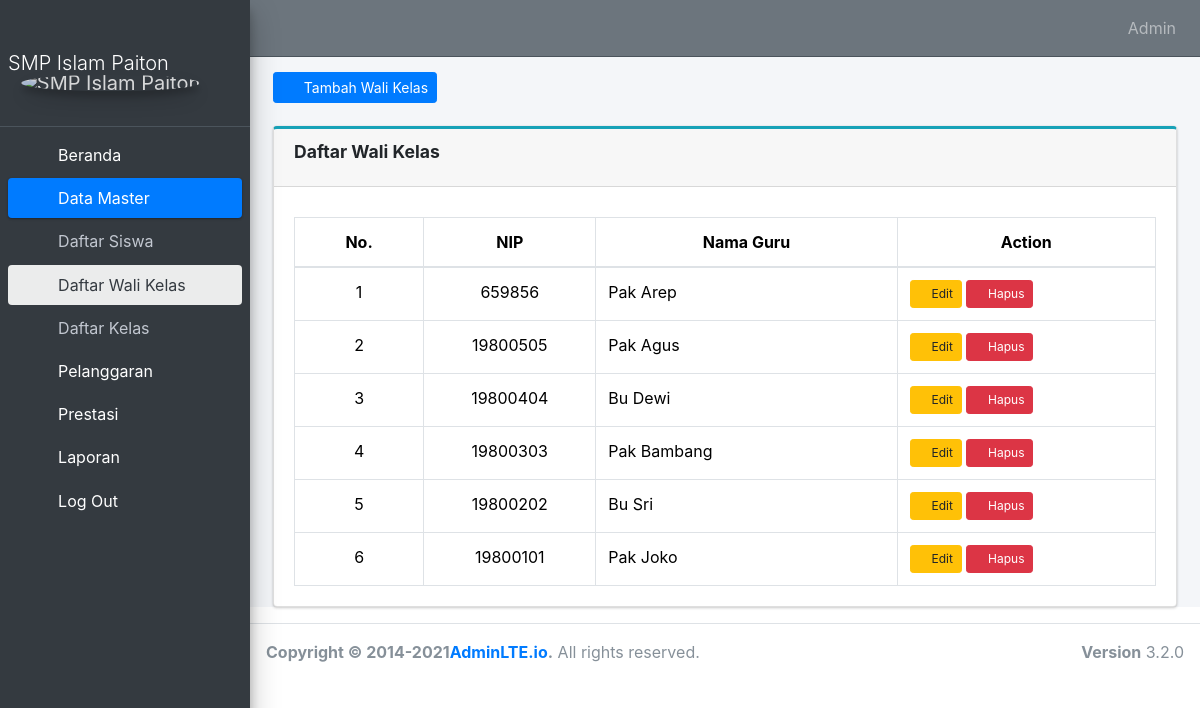
Screenshot of /administrator/Daftar_Wali_Ad/ (signed in) with the database file from the repository.
### administrator/models.py (models this page shows, shortened)
class Daftar_Wali(models.Model):
    nip = models.CharField(max_length=20, unique=True)
    nama_wali = models.CharField(max_length=50)
    user = models.OneToOneField(User, on_delete=models.CASCADE, null=True,blank=True)
    class Meta:
        verbose_name_plural = 'Wali Kelas'

### website/decorators.py (the view)
        def perubahan_halaman(request, *args, **kwargs):
            group = None
            if request.user.groups.exists():
                group = request.user.groups.all()[0].name
            if group in yang_diizinkan :
                return fungsi_awal(request, *args, **kwargs)
            else:
                return HttpResponse('<h2><center>Anda Tidak Dijikankan Ke Tampilan ini</center></h2>')

### administrator/views.py (called while the page is built)
@login_required(login_url='HalamanLogin')
@ijinkan_pengguna(yang_diizinkan=['administrator'])
def Daftar_Wali_Ad(request):
    tawa = Daftar_Wali.objects.all().order_by('-id')
    context = {
        'judul' : 'Daftar Wali Kelas',
        'menu' : 'datamaster',
        'submenu' : 'daftarwali',
        'tawa' : tawa,
    }
    return render(request, 'daftar_wali.html', context)

### administrator/templates/daftar_wali.html (shortened to what this page needs)
{% extends "base.html" %}
{% block content %}
<div class="content-wrapper">
    <div class="content-header">
        <div class="container-fluid">
            <div class="row mb-2">
                <div class="col-sm-6">
                    <a href="#" class="btn btn-sm btn-primary" data-toggle="modal" data-target="#tambah_wali_kelas">
                        <i class="fas fa-plus"></i>
                        &ensp;Tambah Wali Kelas
                    </a>
                </div>
            </div>
        </div>
    </div>
    <section class="content">
        <div class="container-fluid">
            <div class="card card-outline card-info">
                <div class="card-header">
                    <h4 class="card-title" text-align="center">
                        <strong>{{judul}}</strong>
                    </h4>
                </div>
                <div class="card-body">
                    <table id="example2" class="table table-bordered table-hover" style="width: 100%; margin-top: 10px">
                        <thead>
                            <tr class="text-center">
                                <th scope="col">No.</th>
                                <th scope="col" style="width: 20%">NIP</th>
                                <th scope="col" style="width: 35%">Nama Guru</th>
                                <th scope="col" style="width: 30%">Action</th>
                            </tr>
                        </thead>
                        <tbody>
                            {% for x in tawa %}
                            <tr>
                                <td class="text-center">{{forloop.counter}}</td>
                                <td class="text-center">{{x.nip}}</td>
                                <td>{{x.nama_wali}}</td>
                                <td>
                                    <a href="#" class="btn btn-sm btn-warning" style="font-size: 12px;" data-toggle="modal" data-target="#edit_wali{{x.id}}">
                                        <i class="fas fa-edit" style="font-size: 12px;"></i>
                                        Edit
                                    </a>
                                    <a href="/administrator/hapus_wali/{{ x.id }}/" class="btn btn-sm btn-danger" style="font-size: 12px;" onclick="confirmDelete(event, '{{ x.id }}');">
                                        <i class="fas fa-trash" style="font-size: 12px;"></i>
                                        Hapus
                                    </a>
                                </td>
                            </tr>
                            {% endfor %}
                        </tbody>
                    </table>
                </div>
            </div>
        </div>
    </section>
</div>
{% endblock content %}

### templates/navbar.html (shortened to what this page needs)
{% load static %}
<div class="wrapper">
    <nav class="main-header navbar navbar-expand navbar-secondary navbar-dark">
        <ul class="navbar-nav">
            <li class="nav-item"> <a class="nav-link"  data-widget="pushmenu" href="#"  role="button"><i class="fas fa-bars"></i></a></li>
        </ul>
        <ul class="navbar-nav ml-auto">
            {% for group in user.groups.all %}
                {% if group.name == "administrator" %}
                    <li class="nav-item">
                        <a class="nav-link" href="#">Admin</a>
                    </li>
                {% endif %}
            {% endfor %}
        </ul>
    </nav>
    <aside class="main-sidebar sidebar-dark-primary elevation-4">
        <a href="#" class="brand-link py-5">
            <span class="brand-text font-weight-light text-center mt-0 mb-2">SMP Islam Paiton</span>
            <img src="{% static 'assets/dist/img/logo1.png' %}" alt="SMP Islam Paiton" class="brand-image img-circle elevation-3" style="opacity: .8">
        </a>
        <div class="sidebar">
            <nav class="mt-2">
                <ul class="nav nav-pills nav-sidebar flex-column" data-widget="treeview" role="menu" data-accordion="false">
                    {% for group in user.groups.all %}
                        {% if group.name == "administrator" %}
                            <li class="nav-item">
                                <a href="{% url 'Beranda_Admin' %}" class="text-white nav-link {% if menu == 'Beranda' %}active{% endif %}" aria-current="page">
                                    <i class="nav-icon fas fa-home"></i>
                                    <p>Beranda</p>
                                </a>
                            </li>
                            <li class="nav-item {% if menu == 'datamaster' %} menu-open {% endif %}">
                                <a href="#" class="nav-link {% if menu == 'datamaster' %} active {% endif %}" aria-current="page">
                                    <i class="nav-icon fas fa-database"></i>
                                    <p class="text-white">
                                        Data Master
                                        <i class="right nav-icon fas fa-chevron-circle-down"></i>
                                    </p>
                                </a>
                                <ul class="nav nav-treeview">
                                    <li class="nav-item">
                                        <a href="{% url 'Daftar_Siswa_Ad' %}" class="nav-link {% if submenu == 'menusiswa' %}active{% endif %}" aria-current="page">
                                            <i class="far fa-circle nav-icon"></i>
                                            <p>Daftar Siswa</p>
                                        </a>
                                    </li>
                                    <li class="nav-item">
                                        <a href="{% url 'Daftar_Wali_Ad' %}" class="nav-link {% if submenu == 'daftarwali' %}active{% endif %}" aria-current="page">
                                            <i class="far fa-circle nav-icon"></i>
                                            <p>Daftar Wali Kelas</p>
                                        </a>
                                    </li>
                                    <li class="nav-item">
                                        <a href="{% url 'Kelas_Siswa_Ad' %}" class="nav-link {% if submenu == 'menukelas' %}active{% endif %}" aria-current="page">
                                            <i class="far fa-circle nav-icon"></i>
                                            <p>Daftar Kelas</p>
                                        </a>
                                    </li>
                                </ul>
                            </li>
                            <li class="nav-item {% if menu == 'pelanggaransiswa' %}menu-open{% endif %}">
                                <a href="#" class="nav-link {% if menu == 'pelanggaransiswa' %}active{% endif %}" aria-current="page">
                                    <i class="nav-icon fas fa-exclamation-triangle"></i>
                                    <p class="text-white">
                                        Pelanggaran
                                        <i class="right nav-icon fas fa-chevron-circle-down"></i>
                                    </p>
                                </a>
                            </li>
                            <li class="nav-item {% if menu == 'DaftarPrestasi' %}menu-open{% endif %}">
                                <a href="" class="nav-link {% if menu == 'DaftarPrestasi' %}active{% endif %}" aria-current="page">
                                    <i class="nav-icon fas fa-trophy"></i>
                                    <p class="text-white">
                                        Prestasi
                                        <i class="right nav-icon fas fa-chevron-circle-down"></i>
                                    </p>
                                </a>
                            </li>
                            <li class="nav-item">
                                <a href="{% url 'laporan' %}" class="text-white nav-link {% if menu == 'laporan' %}active{% endif %}" aria-current="page">
                                    <i class="nav-icon fas fa-file-alt"></i>
                                    <p>Laporan</p>
                                </a>
                            </li>
                        {% endif %}
                    {% endfor %}
                    <li class="nav-item">
                        <a href="{% url 'HalamanLogout' %}" class="text-white nav-link">
                            <i class="nav-icon fas fa-sign-out-alt"></i>
                            <p>Log Out</p>
                        </a>
                    </li>
                </ul>
            </nav>
        </div>
    </aside>
</div>

### templates/base.html (style rules this page uses)
.nav-icon { color: white; }

### rows the page displays
Daftar_Wali: nip "659856", nama_wali "Pak Arep"
Daftar_Wali: nip "19800505", nama_wali "Pak Agus"
Daftar_Wali: nip "19800404", nama_wali "Bu Dewi"
Daftar_Wali: nip "19800303", nama_wali "Pak Bambang"
Daftar_Wali: nip "19800202", nama_wali "Bu Sri"
Daftar_Wali: nip "19800101", nama_wali "Pak Joko"

### other values shown
{{ judul }} "Daftar Wali Kelas"
